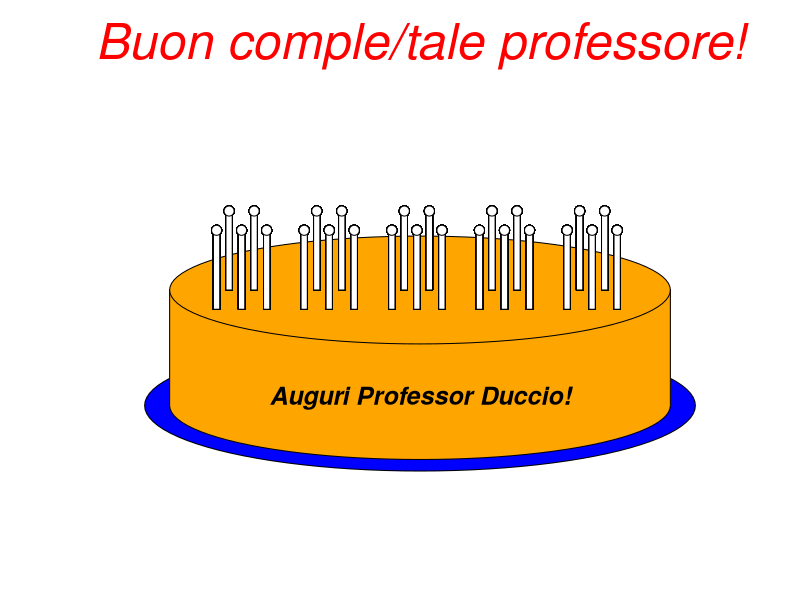

Reproduce this figure in R. (Note: a time limit stopped this script after it produced the figure.)
install.packages("plotrix")
library(plotrix)
candle = function(pos)
{
  x=pos[1]
  y=pos[2]
  rect(x,y,x+.1,y+2,col="white")
  #  polygon(c(x-.2,x+.4,x+.1,x-.2), c(y+2,y+2,y+2.4,y+2),col="orange")
  #polygon(c(x+.05,x-.1,x+.1,x+.3,x+.15,x+0.05), c(y+2,y+2.3,y+2.6,y+2.3,y+2,y+2),col="red")
  draw.circle(x+.05, y+2.05, radius=.08, col="red")
}

candle2 = function(pos)
{
  x=pos[1]
  y=pos[2]
  rect(x,y,x+.1,y+2,col="white")
  #  polygon(c(x-.2,x+.4,x+.1,x-.2), c(y+2,y+2,y+2.4,y+2),col="orange")
  #polygon(c(x+.05,x-.1,x+.1,x+.3,x+.15,x+0.05), c(y+2,y+2.3,y+2.6,y+2.3,y+2,y+2),col="red")
  draw.circle(x+.05, y+2.05, radius=.08, col="white")
}

cake_colour="orange"
plot(c(0,10), c(0,10),type="n", bty="n",xaxt="n",yaxt="n", xlab="",ylab="")
title(main="Buon comple/tale professore!", 
      col.main='red', cex.main=3, font.main=3)
#plot(c(0,10), c(0,10),type="n", bty="n", main="Cake", xlab="",ylab="")
draw.ellipse(5,2,col= "blue",a=4.4,b=1.7,border=1)
draw.ellipse(5,2,col=cake_colour,a=4,b=1.4,border=1)
rect(1,2,9,5,col=cake_colour,border=cake_colour)
lines(c(1,1),c(2,5))
lines(c(9,9),c(2,5))
draw.ellipse(5,5,col=cake_colour,a=4,b=1.4)

text(5,2.2,"Auguri Professor Duccio!", col="black", font=4, cex=1.5)

while (1) {
  for (i in 1:5) {
    i = i * 1.4
    candle(c(i+.3,4.5))
    candle(c(i+.5,5))
    candle(c(i+.7,4.5))
    candle(c(i+.9,5))
    candle(c(i+1.1,4.5))
  }
  Sys.sleep(1)
  for (i in 1:5) {
    i = i * 1.4
    candle2(c(i+.3,4.5))
    candle2(c(i+.5,5))
    candle2(c(i+.7,4.5))
    candle2(c(i+.9,5))
    candle2(c(i+1.1,4.5))
  }
  Sys.sleep(1)
  
}
